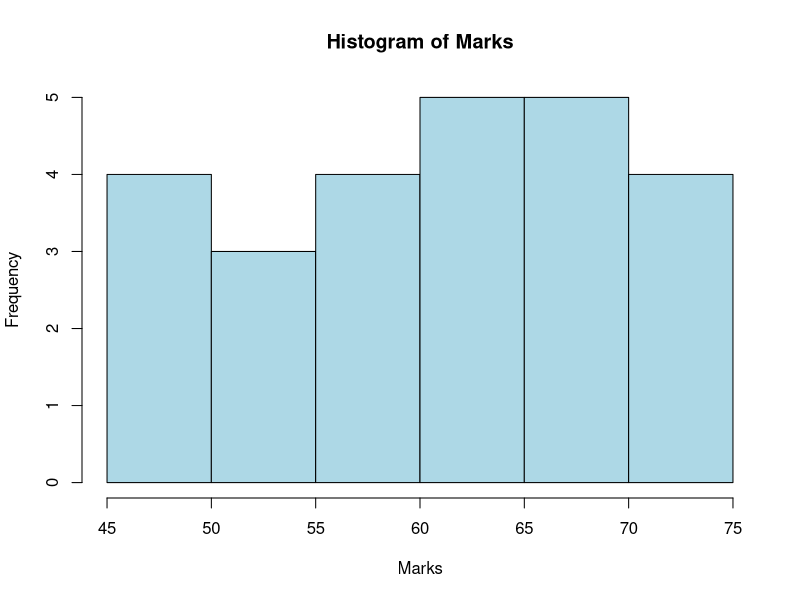
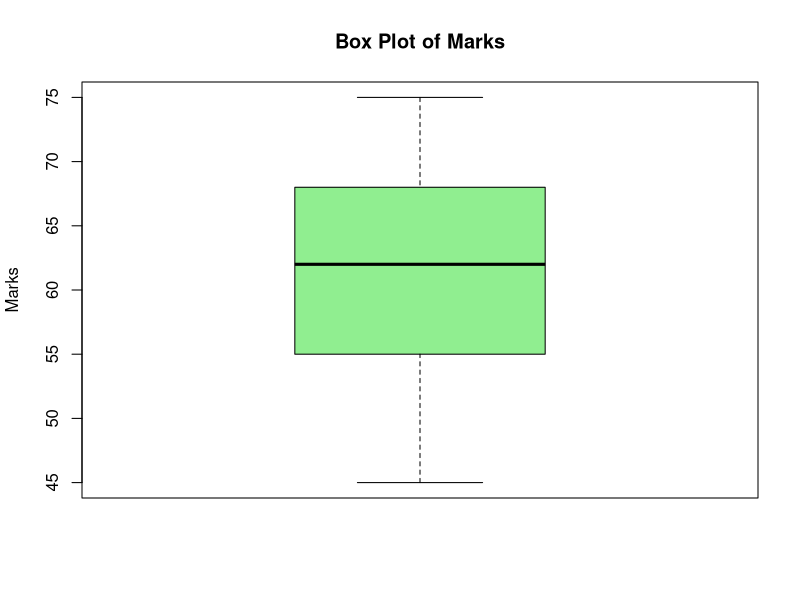

Reproduce these figures in R, in order.
##Slip - 4
##Q.1 - (A)
v1 = rep(7,10); v1

v2 = rep(1:3,5); v2

v = c(v1,v2); v

length(v)

head(v,8)

tail(v,8)

##Q.1 - (B)

x = c(45,52,60,48,75,68,59,62,70,55,58,63,67,
      72,50,49,61,65,74,53,57,69,71,64,66)

hist(x,main="Histogram of Marks",xlab="Marks",ylab="Frequency",col="lightblue")

boxplot(x,main="Box Plot of Marks",ylab="Marks",col="lightgreen")

##Q.2 - A
X = c(12,15,18,20,25,30)
Y = c(20,24,28,35,40,50)

cor(X,Y)

model = lm(Y ~ X)
model

predict(model, data.frame(X=22))

##Q.3 - A
z = c(8,12,15,20,22,25,30,35,40,45)

summary(z)

fivenum(z)

##Q.3 - B
pnorm(1.25)

1 - pnorm(0.85)

z = (68-60)/5; 
z

##Q.4 - A

x = rbinom(50,10,0.4)

median(x)

##Q.4 - B
x = c(45,50,55,60,48,52,55,62)

mean(x)

table(x)

var(x)

cv = (sd(x)/mean(x))*100;
cv
